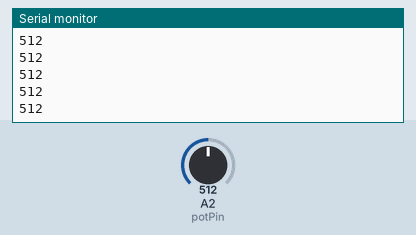
The sketch below on a simulated Arduino Uno, built with avr-gcc and run on an emulated ATmega328P. Parts: the last lines printed to the serial monitor. Inputs (shaded band) come from the test bench; at power-on: A2 (potPin) = 512.

Above: at 1.2 s.
1.3 s: A2 (potPin) set to 716
At 1.31 s:
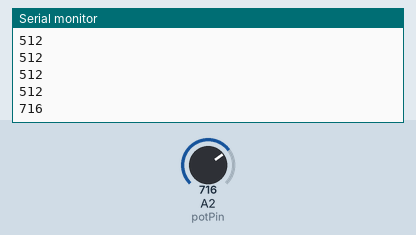
2.8 s: A2 (potPin) set to 900
At 2.81 s:
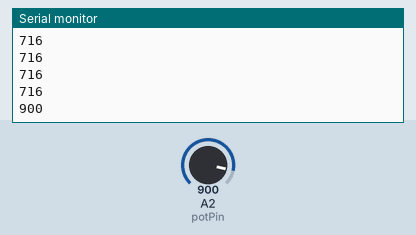
Timing chart, 0 to 5.8 s (numbered marks = the images above; inputs shaded):
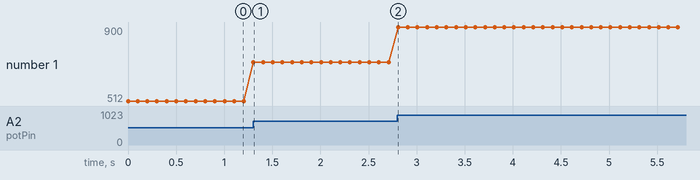

Measured:
- after the input at 1.3 s, the serial monitor: prints a new line at once (image 1)
- after the input at 2.8 s, the serial monitor: prints a new line at once (image 2)
- plotted number 1: 512 → 716 after the input at 1.3 s, 716 → 900 after the input at 2.8 s

The sketch:

Potentiometer.ino
```cpp
const int potPin = A2;

void setup() {
  Serial.begin(9600); // Start serial communication at 9600 baud
}

void loop() {
  int potValue = analogRead(potPin); // Read the value from the potentiometer
  Serial.println(potValue); // Print the value to the serial monitor
  delay(100); // Wait for 100ms
}
```
